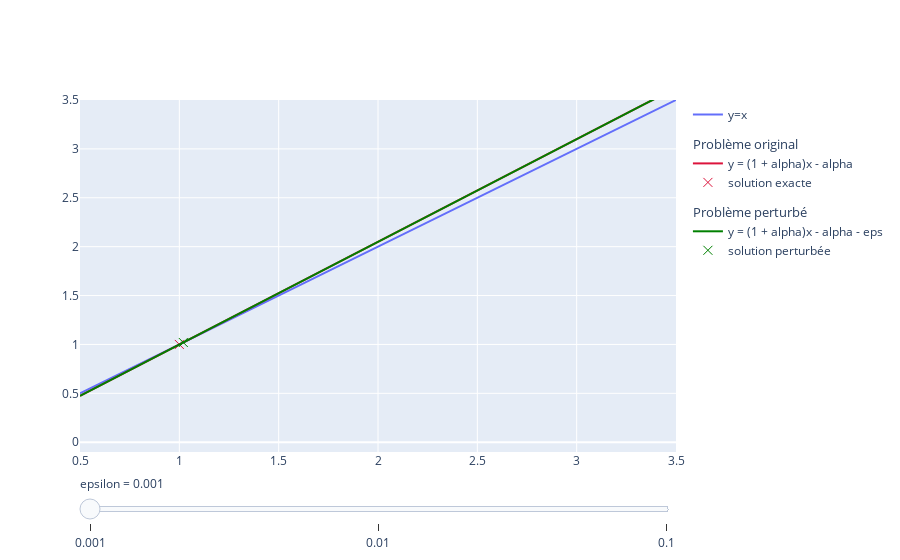

Notebook code cell kept with this figure:
### Markdown cell above
## Cas où $\alpha$ est petit

Dans le cas où $\alpha$ est petit devant 1, comme représenté sur la figure suivante où il vaut 0.05, une petite perturbation, par exemple du second membre où $-\alpha$ devient $-\alpha-\epsilon$, implique une modification de la solution grande devant la  taille de la perturbation puisque la nouvelle solution vérifie toujours $\bar x=\bar y$ mais $\bar x=1+\epsilon/\alpha$.

### Code cell
import plotly.graph_objects as go
import numpy as np

x = np.linspace(0.5, 3.5, 100)

alpha = 0.05

y1 = x
y2 = (1+alpha)*x - alpha

fig = go.Figure(layout_yaxis_range=[-0.1,3.5])

fig.add_trace(go.Scatter(x=x, y=y1, name="y=x"))

fig.add_trace(go.Scatter(x=x, y=y2, name="y = (1 + alpha)x - alpha", marker = dict(color="crimson"),
                         legendgroup="group",  legendgrouptitle_text="Problème original"))
fig.add_trace(go.Scatter(x=[1], y=[1], name="solution exacte", mode='markers', legendgroup="group",
                         marker = dict(symbol='x-thin', size=9, line_color="crimson", line_width=1)))

epsilon = np.array([0.001, 0.01, 0.1])
for i, eps_i in enumerate(epsilon):
    y_i = (1+alpha)*x - alpha - eps_i
    fig.add_trace(go.Scatter(x=x, y=y_i, name="y = (1 + alpha)x - alpha - eps", marker = dict(color="green"),
                             legendgroup="group2",  legendgrouptitle_text="Problème perturbé", showlegend=False,
                             visible=False))
    fig.add_trace(go.Scatter(x=[1+eps_i/alpha], y=[1+eps_i/alpha], name="solution perturbée", mode='markers',
                             marker = dict(symbol='x-thin', size=9, line_color="green", line_width=1),
                             legendgroup="group2", showlegend=False, visible=False))
    
fig.data[3].visible = True
fig.data[3].showlegend = True
fig.data[4].visible = True
fig.data[4].showlegend = True

# Create and add slider
steps = []
for i, eps_i in enumerate(epsilon):
    step = dict(method="update", label = f"{eps_i}", 
                args=[{"visible": [(el==2*i+3 or el==2*i+4 or el==0 or el==1 or el==2) for el in range(len(fig.data))]}])
    fig.data[2*i+3].showlegend = True
    fig.data[2*i+4].showlegend = True
    steps.append(step)

sliders = [dict(currentvalue={'prefix': 'epsilon = '}, steps=steps)]

fig.update_layout(sliders=sliders)
fig.show()
